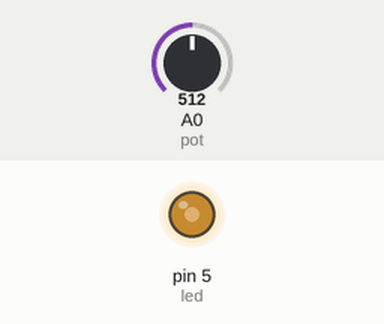
The sketch below on a simulated Arduino Uno, built with avr-gcc and run on an emulated ATmega328P. Shown: output pins drawn as LEDs (lit = HIGH). Inputs (shaded band) come from the test bench; at power-on: A0 (pot) = 512.

Above: at 1.2 s.
1.3 s: A0 (pot) set to 716
At 2.4 s:
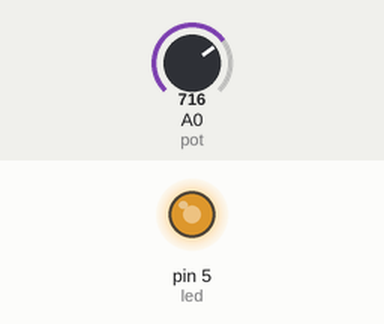
2.8 s: A0 (pot) set to 900
At 3.5 s:
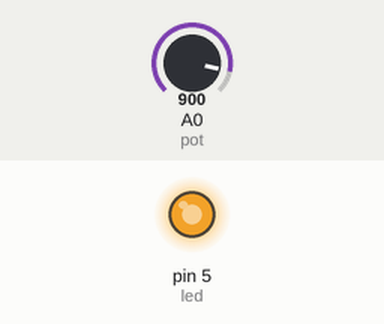
4.3 s: A0 (pot) set to 122
At 4.6 s:
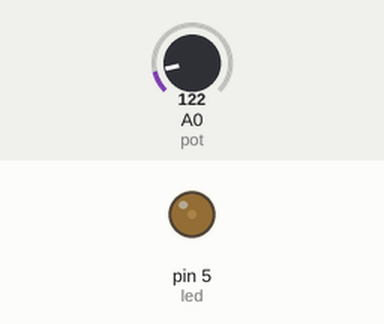
5.8 s: A0 (pot) set to 0
At 7.0 s:
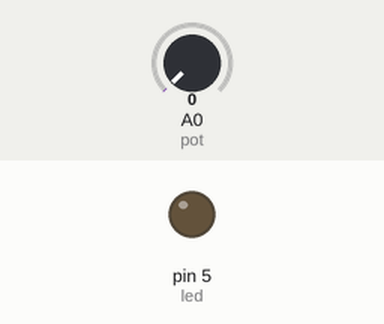
Timing chart, 0 to 8.3 s (numbered marks = the images above; inputs shaded):
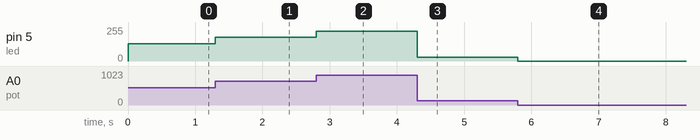

The sketch:

parte1_prac2.ino
```cpp
#define led 5
#define pot A0

int luz;
void setup() {
pinMode(led,OUTPUT);
}

void loop() {
  luz = analogRead(pot)/4;
  analogRead(pot);
  analogWrite(led,luz);
}
```

Measured:
- after the input at 1.3 s, pin 5 (led): 128/255 → 179/255 at once
- after the input at 2.8 s, pin 5 (led): 179/255 → 225/255 at once
- after the input at 4.3 s, pin 5 (led): 225/255 → 30/255 at once
- after the input at 5.8 s, pin 5 (led): 30/255 → 0/255 at once
